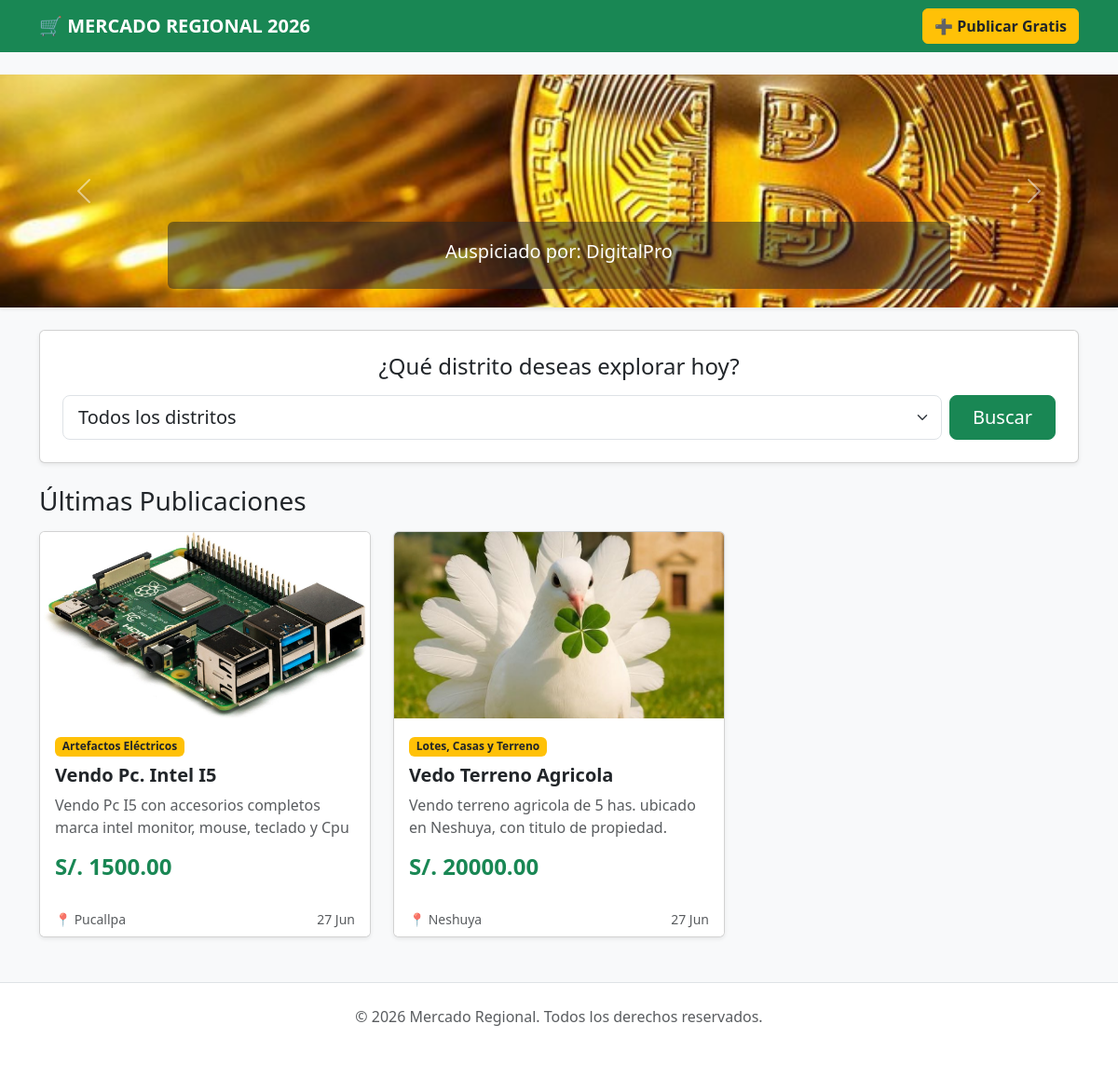
The page / on the database its author committed.
### anuncios/models.py (models this page shows, shortened)
class BannerPublicitario(models.Model):
    cliente = models.CharField(max_length=100, verbose_name="Nombre del Cliente/Negocio")
    imagen = models.ImageField(upload_to='banners/', verbose_name="Banner Horizontal (Recomendado 1200x300)")
    enlace_whatsapp = models.URLField(blank=True, null=True, verbose_name="Enlace de WhatsApp o Web (Opcional)")
    activo = models.BooleanField(default=True, verbose_name="¿Mostrar en la página?")
    fecha_inicio = models.DateField(auto_now_add=True)

class Anuncio(models.Model):
    DISTRITOS = [
        ('campo_verde', 'Campo Verde'),
        ('pucallpa', 'Pucallpa'),
        ('honoria', 'Honoria'),
        ('tournavista', 'Tournavista'),
        ('nueva_requena', 'Nueva Requena'),
        ('neshuya', 'Neshuya'),
    ]
    CATEGORIAS = [
        ('casas', 'Lotes, Casas y Terreno'),
        ('artefactos', 'Artefactos Eléctricos'),
        ('vehiculos', 'Vehículos'),
        ('otros', 'Otros productos'),
    ]
    vendedor = models.ForeignKey(User, on_delete=models.CASCADE)
    titulo = models.CharField(max_length=100, verbose_name="Título del anuncio")
    descripcion = models.TextField(verbose_name="Descripción")
    precio = models.DecimalField(max_digits=10, decimal_places=2, verbose_name="Precio (S/.)")
    distrito = models.CharField(max_length=20, choices=DISTRITOS, default='pucallpa')
    categoria = models.CharField(max_length=20, choices=CATEGORIAS, default='otros')
    imagen = models.ImageField(upload_to='fotos_anuncios/', null=True, blank=True, verbose_name="Foto del producto")
    fecha_creacion = models.DateTimeField(auto_now_add=True)

### anuncios/views.py (the view)
# urls.py: path('', pagina_inicio, name='inicio'),
def pagina_inicio(request):
    distrito_filtrado = request.GET.get('distrito')
    if distrito_filtrado:
        anuncios = Anuncio.objects.filter(distrito=distrito_filtrado).order_by('-fecha_creacion')
    else:
        anuncios = Anuncio.objects.all().order_by('-fecha_creacion')
    banners = BannerPublicitario.objects.filter(activo=True)
    return render(request, 'anuncios/inicio.html', {
        'anuncios': anuncios,
        'distrito_seleccionado': distrito_filtrado,
        'banners': banners
    })

### anuncios/templates/anuncios/inicio.html (shortened to what this page needs)
<!DOCTYPE html>
<html lang="es">
<head>
    <link href="https://cdn.jsdelivr.net/npm/bootstrap@5.3.0/dist/css/bootstrap.min.css" rel="stylesheet">
</head>
<body class="bg-light">
    <nav class="navbar navbar-expand-lg navbar-dark bg-success mb-4">
        <div class="container d-flex justify-content-between align-items-center">
            <a class="navbar-brand fw-bold" href="/">🛒 MERCADO REGIONAL 2026</a>
            <a href="/publicar/" class="btn btn-warning fw-bold text-dark">➕ Publicar Gratis</a>
        </div>
    </nav>
{% if banners %}
<div id="cintaPublicidad" class="carousel slide mb-4 shadow-sm" data-bs-ride="carousel">
    <div class="carousel-inner">
        {% for banner in banners %}
        <div class="carousel-item {% if forloop.first %}active{% endif %}" data-bs-interval="4000">
            {% if banner.enlace_whatsapp %}
                <a href="{{ banner.enlace_whatsapp }}" target="_blank">
                    <img src="{{ banner.imagen.url }}" class="d-block w-100" alt="{{ banner.cliente }}" style="height: 250px; object-fit: cover;">
                </a>
            {% else %}
                <img src="{{ banner.imagen.url }}" class="d-block w-100" alt="{{ banner.cliente }}" style="height: 250px; object-fit: cover;">
            {% endif %}
            <div class="carousel-caption d-none d-md-block bg-dark bg-opacity-50 rounded">
                <h5>Auspiciado por: {{ banner.cliente }}</h5>
            </div>
        </div>
        {% endfor %}
    </div>
    <button class="carousel-control-prev" type="button" data-bs-target="#cintaPublicidad" data-bs-slide="prev">
        <span class="carousel-control-prev-icon"></span>
    </button>
    <button class="carousel-control-next" type="button" data-bs-target="#cintaPublicidad" data-bs-slide="next">
        <span class="carousel-control-next-icon"></span>
    </button>
</div>
{% endif %}
    <div class="container">
        <div class="card p-4 shadow-sm mb-4">
            <h4 class="text-center mb-3">¿Qué distrito deseas explorar hoy?</h4>
            <form method="GET" action="/" class="d-flex gap-2">
                <select name="distrito" class="form-select form-select-lg">
                    <option value="">Todos los distritos</option>
                </select>
                <button type="submit" class="btn btn-success btn-lg px-4">Buscar</button>
            </form>
        </div>
        <h3 class="mb-3">Últimas Publicaciones</h3>
        <div class="row row-cols-1 row-cols-md-3 g-4">
            {% for anuncio in anuncios %}
            <div class="col">
                <div class="card h-100 shadow-sm">
                    {% if anuncio.imagen %}
                    <img src="{{ anuncio.imagen.url }}" class="card-img-top" alt="{{ anuncio.titulo }}" style="height: 200px; object-fit: cover;">
                    {% else %}
                    <div class="bg-secondary text-white d-flex align-items-center justify-content-center" style="height: 200px;">Sin foto</div>
                    {% endif %}
                    <div class="card-body">
                        <span class="badge bg-warning text-dark mb-2">{{ anuncio.get_categoria_display }}</span>
                        <h5 class="card-title fw-bold">{{ anuncio.titulo }}</h5>
                        <p class="card-text text-muted">{{ anuncio.descripcion|truncatewords:15 }}</p>
                        <h4 class="text-success fw-bold">S/. {{ anuncio.precio }}</h4>
                    </div>
                    <div class="card-footer bg-white border-0 d-flex justify-content-between align-items-center">
                        <small class="text-muted">📍 {{ anuncio.get_distrito_display }}</small>
                        <small class="text-muted">{{ anuncio.fecha_creacion|date:"d M" }}</small>
                    </div>
                </div>
            </div>
            {% empty %}
            <div class="col-12 text-center my-5">
                <p class="fs-5 text-muted">No hay anuncios publicados en este distrito todavía. ¡Sé el primero!</p>
            </div>
            {% endfor %}
        </div>
    </div>
    <footer class="text-center text-muted py-4 mt-5 bg-white border-top">
        <p>© 2026 Mercado Regional. Todos los derechos reservados.</p>
    </footer>
</body>
</html>

### rows shown on the page
BannerPublicitario: imagen (picture), cliente "DigitalPro"
Anuncio: imagen (picture), categoria "Artefactos Eléctricos", titulo "Vendo Pc. Intel I5", descripcion "Vendo Pc I5 con accesorios completos marca intel monitor, mouse, teclado y Cpu", precio "1500.00", distrito "Pucallpa", fecha_creacion "27 Jun"
Anuncio: imagen (picture), categoria "Lotes, Casas y Terreno", titulo "Vedo Terreno Agricola", descripcion "Vendo terreno agricola de 5 has. ubicado en Neshuya, con titulo de propiedad.", precio "20000.00", distrito "Neshuya", fecha_creacion "27 Jun"
